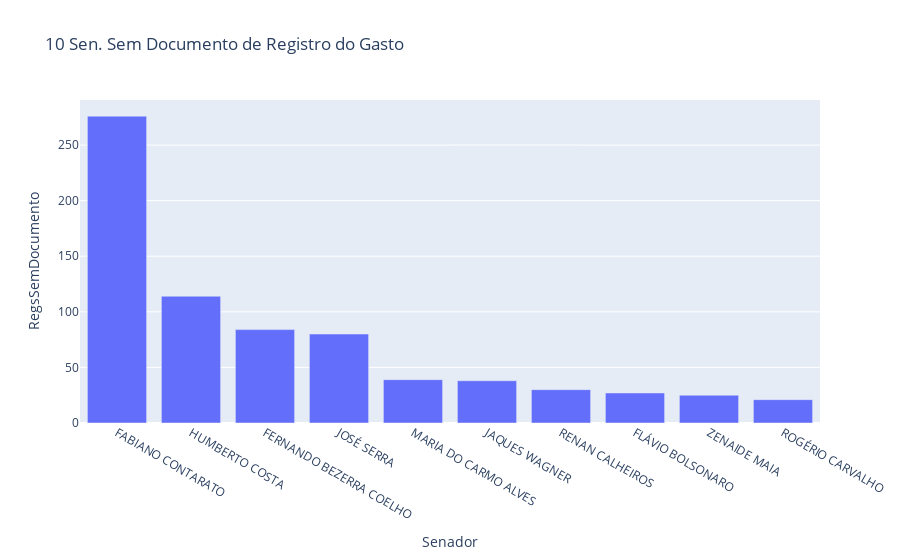

The cell this chart's notebook holds for it:
### Markdown cell above
### 10 Senadores com mais ocorrência de falta de Documento comprobatório do gasto na Base de Dados

### Code cell
ds.sort_values(by=['RegsSemDocumento'], ascending=False)[:10].plot(x='Senador', y='RegsSemDocumento', title='10 Sen. Sem Documento de Registro do Gasto', kind='bar')

### Figure 1 — Plotly figure (JSON) as saved in the notebook; plotly's stock layout.template omitted (floating-point values rounded to 4 significant figures)
{"data": [{"alignmentgroup": "True", "hovertemplate": "Senador=%{x}<br>RegsSemDocumento=%{y}<extra></extra>", "legendgroup": "", "marker": {"color": "#636efa", "pattern": {"shape": ""}}, "name": "", "offsetgroup": "", "orientation": "v", "showlegend": false, "textposition": "auto", "type": "bar", "x": ["FABIANO CONTARATO", "HUMBERTO COSTA", "FERNANDO BEZERRA COELHO", "JOSÉ SERRA", "MARIA DO CARMO ALVES", "JAQUES WAGNER", "RENAN CALHEIROS", "FLÁVIO BOLSONARO", "ZENAIDE MAIA", "ROGÉRIO CARVALHO"], "xaxis": "x", "y": [276, 114, 84, 80, 39, 38, 30, 27, 25, 21], "yaxis": "y"}], "layout": {"autosize": true, "barmode": "relative", "legend": {"tracegroupgap": 0}, "title": {"text": "10 Sen. Sem Documento de Registro do Gasto"}, "xaxis": {"anchor": "y", "autorange": true, "domain": [0, 1], "range": [-0.5, 9.5], "title": {"text": "Senador"}, "type": "category"}, "yaxis": {"anchor": "x", "autorange": true, "domain": [0, 1], "range": [0, 290.5], "title": {"text": "RegsSemDocumento"}, "type": "linear"}}}
